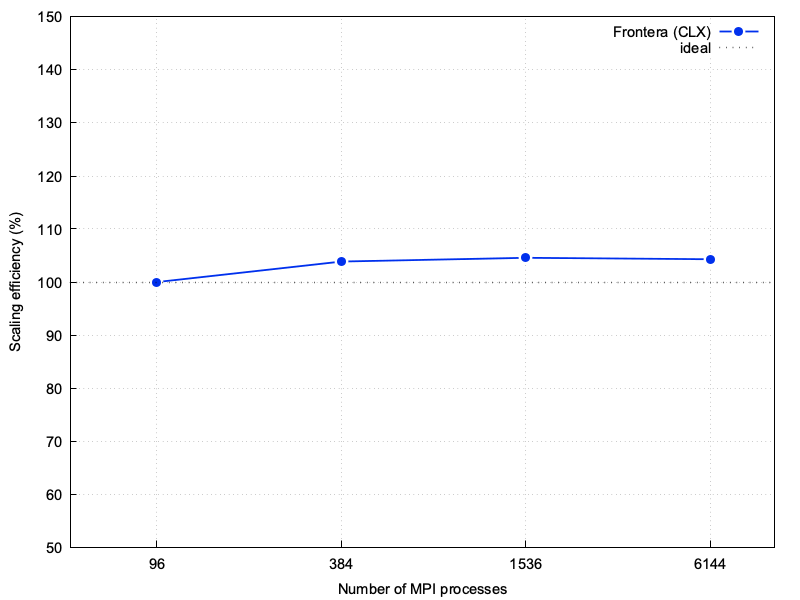

Write the gnuplot code that produced this figure.
#!/usr/bin/gnuplot -persist
set terminal pngcairo enhanced size 800,600  font "Arial,11"
set output 'weakscaling-efficiency.png'

# line styles
# for line with spacing around points
#set style line 1 linecolor rgb "#bb3333" lt 1 lw 1.8 pt 7 pointinterval -1 pointsize 1.2
#set style line 1 linecolor rgb "#bb3333" lt 1 lw 1.8 pt 7 pointinterval -1 pointsize 1.2
set style line 1 lt 1 lw 1.8 pt 7 pointinterval -1 pointsize 1.2
set style line 3 lt 3 lw 1.8 pt 7 pointinterval -1 pointsize 1.2
set pointintervalbox 2
# for boxes
set style line 2 linecolor rgb "#3333bb"
set boxwidth 0.02
#set style fill solid border lt -1
set style fill transparent solid 0.8 noborder

# axes
set ylabel "Scaling efficiency (%)"

#set xlabel "Number of nodes"
set xlabel "Number of MPI processes"


#set yrange [ 0.001 : 0.004]
#set yrange[0.0001:0.2]
set yrange[50:150]

set ytics 10
set ytics nomirror
set xtics nomirror

set logscale x 10
##set logscale x2 10
#set logscale y 10

#set key top left
#set key at 1000,0.05

# reference simulation number of elements
N = 47040

# weak scaling
#g(x) = 7.20e-8*N
#g(x) = 9.651747402892315e-06*N       # CPU 24procs : 111.373443631455 / 300. / 38464. = 9.651747402892315e-06
g(x) = 176.558749153279/300.0/47040*N       # CPU 96procs

# strong scaling
#g(x) = 3.79216353600000389 / 300.0 * 24 / x / 4
#g(x) = 1.02485401299999879 / 300.0 * 96 / x / 4

# efficiency
# ideal: 100 percent
#d1(x,y) = 100. / ( y / f(x) )
d2(x,y) = 100. / ( y / g(x) )

#set xrange[50:10000]

##set x2range[8:2200]
set xrange[50:10000]

set grid

#set autoscale xfix
#set autoscale x2fix

#set print "-"

## 2 axis
#plot 'weak-scaling-dec2018.dat' u 1:($5*N):x2tic(2):xtic(1) w lp ls 1 t 'Summit', \
#     7.20e-8*N lt 0 t 'ideal', \
#     '' u 1:4 w boxes ls 2 axes x1y2 t 'elem per slice'


#plot 'strongscaling.dat' u 1:($5/300.0):xtic(1) w lp ls 1 t 'GPU-run', g(x) lt 0 t 'ideal'

#plot 'weakscaling.dat' u 1:($5/300.0/$4*N):xtic(1) w lp ls 1 t 'GPU-run', g(x) lt 0 t 'ideal'

# efficiency
# smooth results
#plot 'weakscaling.dat' u 1:(d2($1,$5/300.0/$4*N)):xtic(1) smooth cspline ls 1 t 'GPU-run','' u 1:(d2($1,$5/300.0/$4*N)) w p ls 1 t '', 100 lt 0 t 'ideal'

# efficiency
#plot 'weakscaling.dat' u 1:(d2($1,$5/300.0/$4*N)):xtic(1) w lp ls 1 t 'GPU-run', 100 lt 0 t 'ideal'
plot 'weakscaling.dat' u 2:(d2($2,$5/300.0/$4*N)):xtic(2) w lp ls 1 t 'Frontera (CLX)', 100 lt 0 t 'ideal'
